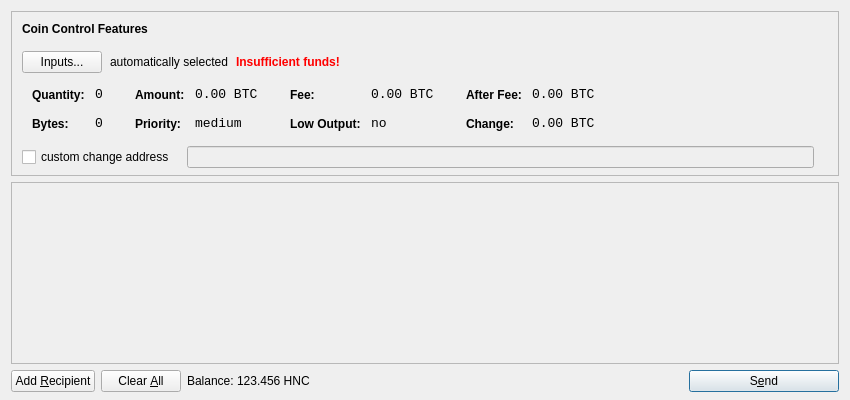
<?xml version="1.0" encoding="UTF-8"?>
<ui version="4.0">
 <class>SendCoinsDialog</class>
 <widget class="QDialog" name="SendCoinsDialog">
  <property name="geometry">
   <rect>
    <x>0</x>
    <y>0</y>
    <width>850</width>
    <height>400</height>
   </rect>
  </property>
  <property name="windowTitle">
   <string>Send Coins</string>
  </property>
  <layout class="QVBoxLayout" name="verticalLayout" stretch="0,1,0">
   <property name="bottomMargin">
    <number>8</number>
   </property>
   <item>
    <widget class="QFrame" name="frameCoinControl">
     <property name="sizePolicy">
      <sizepolicy hsizetype="Expanding" vsizetype="Expanding">
       <horstretch>0</horstretch>
       <verstretch>0</verstretch>
      </sizepolicy>
     </property>
     <property name="maximumSize">
      <size>
       <width>16777215</width>
       <height>16777215</height>
      </size>
     </property>
     <property name="frameShape">
      <enum>QFrame::StyledPanel</enum>
     </property>
     <property name="frameShadow">
      <enum>QFrame::Sunken</enum>
     </property>
     <layout class="QVBoxLayout" name="verticalLayoutCoinControl2">
      <property name="spacing">
       <number>-1</number>
      </property>
      <property name="leftMargin">
       <number>0</number>
      </property>
      <property name="topMargin">
       <number>0</number>
      </property>
      <property name="rightMargin">
       <number>0</number>
      </property>
      <property name="bottomMargin">
       <number>6</number>
      </property>
      <item>
       <layout class="QVBoxLayout" name="verticalLayoutCoinControl" stretch="0,0,0,0,1">
        <property name="spacing">
         <number>0</number>
        </property>
        <property name="leftMargin">
         <number>10</number>
        </property>
        <property name="topMargin">
         <number>10</number>
        </property>
        <item>
         <layout class="QHBoxLayout" name="horizontalLayoutCoinControl1">
          <property name="bottomMargin">
           <number>15</number>
          </property>
          <item>
           <widget class="QLabel" name="labelCoinControlFeatures">
            <property name="sizePolicy">
             <sizepolicy hsizetype="Preferred" vsizetype="Maximum">
              <horstretch>0</horstretch>
              <verstretch>0</verstretch>
             </sizepolicy>
            </property>
            <property name="font">
             <font>
              <weight>75</weight>
              <bold>true</bold>
             </font>
            </property>
            <property name="styleSheet">
             <string notr="true">font-weight:bold;</string>
            </property>
            <property name="text">
             <string>Coin Control Features</string>
            </property>
           </widget>
          </item>
         </layout>
        </item>
        <item>
         <layout class="QHBoxLayout" name="horizontalLayoutCoinControl2" stretch="0,0,0,0">
          <property name="spacing">
           <number>8</number>
          </property>
          <property name="bottomMargin">
           <number>10</number>
          </property>
          <item>
           <widget class="QPushButton" name="pushButtonCoinControl">
            <property name="styleSheet">
             <string notr="true"/>
            </property>
            <property name="text">
             <string>Inputs...</string>
            </property>
           </widget>
          </item>
          <item>
           <widget class="QLabel" name="labelCoinControlAutomaticallySelected">
            <property name="text">
             <string>automatically selected</string>
            </property>
            <property name="margin">
             <number>5</number>
            </property>
           </widget>
          </item>
          <item>
           <widget class="QLabel" name="labelCoinControlInsuffFunds">
            <property name="font">
             <font>
              <weight>75</weight>
              <bold>true</bold>
             </font>
            </property>
            <property name="styleSheet">
             <string notr="true">color:red;font-weight:bold;</string>
            </property>
            <property name="text">
             <string>Insufficient funds!</string>
            </property>
            <property name="margin">
             <number>5</number>
            </property>
           </widget>
          </item>
          <item>
           <spacer name="horizontalSpacerCoinControl">
            <property name="orientation">
             <enum>Qt::Horizontal</enum>
            </property>
            <property name="sizeHint" stdset="0">
             <size>
              <width>40</width>
              <height>1</height>
             </size>
            </property>
           </spacer>
          </item>
         </layout>
        </item>
        <item>
         <widget class="QWidget" name="widgetCoinControl" native="true">
          <property name="sizePolicy">
           <sizepolicy hsizetype="Preferred" vsizetype="Preferred">
            <horstretch>0</horstretch>
            <verstretch>0</verstretch>
           </sizepolicy>
          </property>
          <property name="minimumSize">
           <size>
            <width>0</width>
            <height>0</height>
           </size>
          </property>
          <property name="styleSheet">
           <string notr="true"/>
          </property>
          <layout class="QHBoxLayout" name="horizontalLayoutCoinControl5">
           <property name="margin">
            <number>0</number>
           </property>
           <item>
            <layout class="QHBoxLayout" name="horizontalLayoutCoinControl3" stretch="0,0,0,1">
             <property name="spacing">
              <number>20</number>
             </property>
             <property name="topMargin">
              <number>0</number>
             </property>
             <property name="bottomMargin">
              <number>10</number>
             </property>
             <item>
              <layout class="QFormLayout" name="formLayoutCoinControl1">
               <property name="horizontalSpacing">
                <number>10</number>
               </property>
               <property name="verticalSpacing">
                <number>14</number>
               </property>
               <property name="leftMargin">
                <number>10</number>
               </property>
               <property name="topMargin">
                <number>4</number>
               </property>
               <property name="rightMargin">
                <number>6</number>
               </property>
               <item row="0" column="0">
                <widget class="QLabel" name="labelCoinControlQuantityText">
                 <property name="styleSheet">
                  <string notr="true">font-weight:bold;</string>
                 </property>
                 <property name="text">
                  <string>Quantity:</string>
                 </property>
                 <property name="margin">
                  <number>0</number>
                 </property>
                </widget>
               </item>
               <item row="0" column="1">
                <widget class="QLabel" name="labelCoinControlQuantity">
                 <property name="font">
                  <font>
                   <family>Monospace</family>
                   <pointsize>10</pointsize>
                  </font>
                 </property>
                 <property name="cursor">
                  <cursorShape>IBeamCursor</cursorShape>
                 </property>
                 <property name="contextMenuPolicy">
                  <enum>Qt::ActionsContextMenu</enum>
                 </property>
                 <property name="text">
                  <string notr="true">0</string>
                 </property>
                 <property name="margin">
                  <number>0</number>
                 </property>
                 <property name="textInteractionFlags">
                  <set>Qt::LinksAccessibleByMouse|Qt::TextSelectableByKeyboard|Qt::TextSelectableByMouse</set>
                 </property>
                </widget>
               </item>
               <item row="1" column="0">
                <widget class="QLabel" name="labelCoinControlBytesText">
                 <property name="styleSheet">
                  <string notr="true">font-weight:bold;</string>
                 </property>
                 <property name="text">
                  <string>Bytes:</string>
                 </property>
                </widget>
               </item>
               <item row="1" column="1">
                <widget class="QLabel" name="labelCoinControlBytes">
                 <property name="font">
                  <font>
                   <family>Monospace</family>
                   <pointsize>10</pointsize>
                  </font>
                 </property>
                 <property name="cursor">
                  <cursorShape>IBeamCursor</cursorShape>
                 </property>
                 <property name="contextMenuPolicy">
                  <enum>Qt::ActionsContextMenu</enum>
                 </property>
                 <property name="text">
                  <string notr="true">0</string>
                 </property>
                 <property name="textInteractionFlags">
                  <set>Qt::LinksAccessibleByMouse|Qt::TextSelectableByKeyboard|Qt::TextSelectableByMouse</set>
                 </property>
                </widget>
               </item>
              </layout>
             </item>
             <item>
              <layout class="QFormLayout" name="formLayoutCoinControl2">
               <property name="horizontalSpacing">
                <number>10</number>
               </property>
               <property name="verticalSpacing">
                <number>14</number>
               </property>
               <property name="leftMargin">
                <number>6</number>
               </property>
               <property name="topMargin">
                <number>4</number>
               </property>
               <property name="rightMargin">
                <number>6</number>
               </property>
               <item row="0" column="0">
                <widget class="QLabel" name="labelCoinControlAmountText">
                 <property name="styleSheet">
                  <string notr="true">font-weight:bold;</string>
                 </property>
                 <property name="text">
                  <string>Amount:</string>
                 </property>
                 <property name="margin">
                  <number>0</number>
                 </property>
                </widget>
               </item>
               <item row="0" column="1">
                <widget class="QLabel" name="labelCoinControlAmount">
                 <property name="font">
                  <font>
                   <family>Monospace</family>
                   <pointsize>10</pointsize>
                  </font>
                 </property>
                 <property name="cursor">
                  <cursorShape>IBeamCursor</cursorShape>
                 </property>
                 <property name="contextMenuPolicy">
                  <enum>Qt::ActionsContextMenu</enum>
                 </property>
                 <property name="text">
                  <string notr="true">0.00 BTC</string>
                 </property>
                 <property name="textInteractionFlags">
                  <set>Qt::LinksAccessibleByMouse|Qt::TextSelectableByKeyboard|Qt::TextSelectableByMouse</set>
                 </property>
                </widget>
               </item>
               <item row="1" column="0">
                <widget class="QLabel" name="labelCoinControlPriorityText">
                 <property name="styleSheet">
                  <string notr="true">font-weight:bold;</string>
                 </property>
                 <property name="text">
                  <string>Priority:</string>
                 </property>
                </widget>
               </item>
               <item row="1" column="1">
                <widget class="QLabel" name="labelCoinControlPriority">
                 <property name="font">
                  <font>
                   <family>Monospace</family>
                   <pointsize>10</pointsize>
                  </font>
                 </property>
                 <property name="cursor">
                  <cursorShape>IBeamCursor</cursorShape>
                 </property>
                 <property name="contextMenuPolicy">
                  <enum>Qt::ActionsContextMenu</enum>
                 </property>
                 <property name="text">
                  <string>medium</string>
                 </property>
                 <property name="textInteractionFlags">
                  <set>Qt::LinksAccessibleByMouse|Qt::TextSelectableByKeyboard|Qt::TextSelectableByMouse</set>
                 </property>
                </widget>
               </item>
              </layout>
             </item>
             <item>
              <layout class="QFormLayout" name="formLayoutCoinControl3">
               <property name="horizontalSpacing">
                <number>10</number>
               </property>
               <property name="verticalSpacing">
                <number>14</number>
               </property>
               <property name="leftMargin">
                <number>6</number>
               </property>
               <property name="topMargin">
                <number>4</number>
               </property>
               <property name="rightMargin">
                <number>6</number>
               </property>
               <item row="0" column="0">
                <widget class="QLabel" name="labelCoinControlFeeText">
                 <property name="styleSheet">
                  <string notr="true">font-weight:bold;</string>
                 </property>
                 <property name="text">
                  <string>Fee:</string>
                 </property>
                 <property name="margin">
                  <number>0</number>
                 </property>
                </widget>
               </item>
               <item row="0" column="1">
                <widget class="QLabel" name="labelCoinControlFee">
                 <property name="font">
                  <font>
                   <family>Monospace</family>
                   <pointsize>10</pointsize>
                  </font>
                 </property>
                 <property name="cursor">
                  <cursorShape>IBeamCursor</cursorShape>
                 </property>
                 <property name="contextMenuPolicy">
                  <enum>Qt::ActionsContextMenu</enum>
                 </property>
                 <property name="text">
                  <string notr="true">0.00 BTC</string>
                 </property>
                 <property name="textInteractionFlags">
                  <set>Qt::LinksAccessibleByMouse|Qt::TextSelectableByKeyboard|Qt::TextSelectableByMouse</set>
                 </property>
                </widget>
               </item>
               <item row="1" column="0">
                <widget class="QLabel" name="labelCoinControlLowOutputText">
                 <property name="styleSheet">
                  <string notr="true">font-weight:bold;</string>
                 </property>
                 <property name="text">
                  <string>Low Output:</string>
                 </property>
                </widget>
               </item>
               <item row="1" column="1">
                <widget class="QLabel" name="labelCoinControlLowOutput">
                 <property name="font">
                  <font>
                   <family>Monospace</family>
                   <pointsize>10</pointsize>
                  </font>
                 </property>
                 <property name="cursor">
                  <cursorShape>IBeamCursor</cursorShape>
                 </property>
                 <property name="contextMenuPolicy">
                  <enum>Qt::ActionsContextMenu</enum>
                 </property>
                 <property name="text">
                  <string>no</string>
                 </property>
                 <property name="textInteractionFlags">
                  <set>Qt::LinksAccessibleByMouse|Qt::TextSelectableByKeyboard|Qt::TextSelectableByMouse</set>
                 </property>
                </widget>
               </item>
              </layout>
             </item>
             <item>
              <layout class="QFormLayout" name="formLayoutCoinControl4">
               <property name="horizontalSpacing">
                <number>10</number>
               </property>
               <property name="verticalSpacing">
                <number>14</number>
               </property>
               <property name="leftMargin">
                <number>6</number>
               </property>
               <property name="topMargin">
                <number>4</number>
               </property>
               <property name="rightMargin">
                <number>6</number>
               </property>
               <item row="0" column="0">
                <widget class="QLabel" name="labelCoinControlAfterFeeText">
                 <property name="styleSheet">
                  <string notr="true">font-weight:bold;</string>
                 </property>
                 <property name="text">
                  <string>After Fee:</string>
                 </property>
                 <property name="margin">
                  <number>0</number>
                 </property>
                </widget>
               </item>
               <item row="0" column="1">
                <widget class="QLabel" name="labelCoinControlAfterFee">
                 <property name="font">
                  <font>
                   <family>Monospace</family>
                   <pointsize>10</pointsize>
                  </font>
                 </property>
                 <property name="cursor">
                  <cursorShape>IBeamCursor</cursorShape>
                 </property>
                 <property name="contextMenuPolicy">
                  <enum>Qt::ActionsContextMenu</enum>
                 </property>
                 <property name="text">
                  <string notr="true">0.00 BTC</string>
                 </property>
                 <property name="textInteractionFlags">
                  <set>Qt::LinksAccessibleByMouse|Qt::TextSelectableByKeyboard|Qt::TextSelectableByMouse</set>
                 </property>
                </widget>
               </item>
               <item row="1" column="0">
                <widget class="QLabel" name="labelCoinControlChangeText">
                 <property name="styleSheet">
                  <string notr="true">font-weight:bold;</string>
                 </property>
                 <property name="text">
                  <string>Change:</string>
                 </property>
                </widget>
               </item>
               <item row="1" column="1">
                <widget class="QLabel" name="labelCoinControlChange">
                 <property name="font">
                  <font>
                   <family>Monospace</family>
                   <pointsize>10</pointsize>
                  </font>
                 </property>
                 <property name="cursor">
                  <cursorShape>IBeamCursor</cursorShape>
                 </property>
                 <property name="contextMenuPolicy">
                  <enum>Qt::ActionsContextMenu</enum>
                 </property>
                 <property name="text">
                  <string notr="true">0.00 BTC</string>
                 </property>
                 <property name="textInteractionFlags">
                  <set>Qt::LinksAccessibleByMouse|Qt::TextSelectableByKeyboard|Qt::TextSelectableByMouse</set>
                 </property>
                </widget>
               </item>
              </layout>
             </item>
            </layout>
           </item>
          </layout>
         </widget>
        </item>
        <item>
         <layout class="QHBoxLayout" name="horizontalLayoutCoinControl4" stretch="0,0,0">
          <property name="spacing">
           <number>12</number>
          </property>
          <property name="sizeConstraint">
           <enum>QLayout::SetDefaultConstraint</enum>
          </property>
          <property name="topMargin">
           <number>5</number>
          </property>
          <property name="rightMargin">
           <number>5</number>
          </property>
          <item>
           <widget class="QCheckBox" name="checkBoxCoinControlChange">
            <property name="text">
             <string>custom change address</string>
            </property>
           </widget>
          </item>
          <item>
           <widget class="QLineEdit" name="lineEditCoinControlChange">
            <property name="enabled">
             <bool>false</bool>
            </property>
            <property name="sizePolicy">
             <sizepolicy hsizetype="Expanding" vsizetype="Fixed">
              <horstretch>0</horstretch>
              <verstretch>0</verstretch>
             </sizepolicy>
            </property>
           </widget>
          </item>
          <item>
           <widget class="QLabel" name="labelCoinControlChangeLabel">
            <property name="sizePolicy">
             <sizepolicy hsizetype="Preferred" vsizetype="Expanding">
              <horstretch>0</horstretch>
              <verstretch>0</verstretch>
             </sizepolicy>
            </property>
            <property name="minimumSize">
             <size>
              <width>0</width>
              <height>0</height>
             </size>
            </property>
            <property name="text">
             <string/>
            </property>
            <property name="margin">
             <number>3</number>
            </property>
           </widget>
          </item>
         </layout>
        </item>
        <item>
         <spacer name="verticalSpacerCoinControl">
          <property name="orientation">
           <enum>Qt::Vertical</enum>
          </property>
          <property name="sizeHint" stdset="0">
           <size>
            <width>800</width>
            <height>1</height>
           </size>
          </property>
         </spacer>
        </item>
       </layout>
      </item>
     </layout>
    </widget>
   </item>
   <item>
    <widget class="QScrollArea" name="scrollArea">
     <property name="widgetResizable">
      <bool>true</bool>
     </property>
     <widget class="QWidget" name="scrollAreaWidgetContents">
      <property name="geometry">
       <rect>
        <x>0</x>
        <y>0</y>
        <width>830</width>
        <height>165</height>
       </rect>
      </property>
      <layout class="QVBoxLayout" name="verticalLayout_2">
       <property name="margin">
        <number>0</number>
       </property>
       <item>
        <layout class="QVBoxLayout" name="entries">
         <property name="spacing">
          <number>6</number>
         </property>
        </layout>
       </item>
       <item>
        <spacer name="verticalSpacer">
         <property name="orientation">
          <enum>Qt::Vertical</enum>
         </property>
         <property name="sizeHint" stdset="0">
          <size>
           <width>20</width>
           <height>40</height>
          </size>
         </property>
        </spacer>
       </item>
      </layout>
     </widget>
    </widget>
   </item>
   <item>
    <layout class="QHBoxLayout" name="horizontalLayout">
     <item>
      <widget class="QPushButton" name="addButton">
       <property name="toolTip">
        <string>Send to multiple recipients at once</string>
       </property>
       <property name="text">
        <string>Add &amp;Recipient</string>
       </property>
       <property name="icon">
        <iconset resource="../bitcoin.qrc">
         <normaloff>:/icons/add</normaloff>:/icons/add</iconset>
       </property>
       <property name="autoDefault">
        <bool>false</bool>
       </property>
      </widget>
     </item>
     <item>
      <widget class="QPushButton" name="clearButton">
       <property name="sizePolicy">
        <sizepolicy hsizetype="Minimum" vsizetype="Fixed">
         <horstretch>0</horstretch>
         <verstretch>0</verstretch>
        </sizepolicy>
       </property>
       <property name="toolTip">
        <string>Remove all transaction fields</string>
       </property>
       <property name="text">
        <string>Clear &amp;All</string>
       </property>
       <property name="icon">
        <iconset resource="../bitcoin.qrc">
         <normaloff>:/icons/remove</normaloff>:/icons/remove</iconset>
       </property>
       <property name="autoRepeatDelay">
        <number>300</number>
       </property>
       <property name="autoDefault">
        <bool>false</bool>
       </property>
      </widget>
     </item>
     <item>
      <layout class="QHBoxLayout" name="horizontalLayout_2">
       <property name="spacing">
        <number>3</number>
       </property>
       <item>
        <widget class="QLabel" name="label">
         <property name="text">
          <string>Balance:</string>
         </property>
        </widget>
       </item>
       <item>
        <widget class="QLabel" name="labelBalance">
         <property name="cursor">
          <cursorShape>IBeamCursor</cursorShape>
         </property>
         <property name="text">
          <string>123.456 HNC</string>
         </property>
         <property name="textInteractionFlags">
          <set>Qt::LinksAccessibleByMouse|Qt::TextSelectableByKeyboard|Qt::TextSelectableByMouse</set>
         </property>
        </widget>
       </item>
      </layout>
     </item>
     <item>
      <spacer name="horizontalSpacer">
       <property name="orientation">
        <enum>Qt::Horizontal</enum>
       </property>
       <property name="sizeHint" stdset="0">
        <size>
         <width>40</width>
         <height>20</height>
        </size>
       </property>
      </spacer>
     </item>
     <item>
      <widget class="QPushButton" name="sendButton">
       <property name="minimumSize">
        <size>
         <width>150</width>
         <height>0</height>
        </size>
       </property>
       <property name="toolTip">
        <string>Confirm the send action</string>
       </property>
       <property name="text">
        <string>S&amp;end</string>
       </property>
       <property name="icon">
        <iconset resource="../bitcoin.qrc">
         <normaloff>:/icons/send</normaloff>:/icons/send</iconset>
       </property>
       <property name="default">
        <bool>true</bool>
       </property>
      </widget>
     </item>
    </layout>
   </item>
  </layout>
 </widget>
 <resources>
  <include location="../bitcoin.qrc"/>
 </resources>
 <connections/>
</ui>
